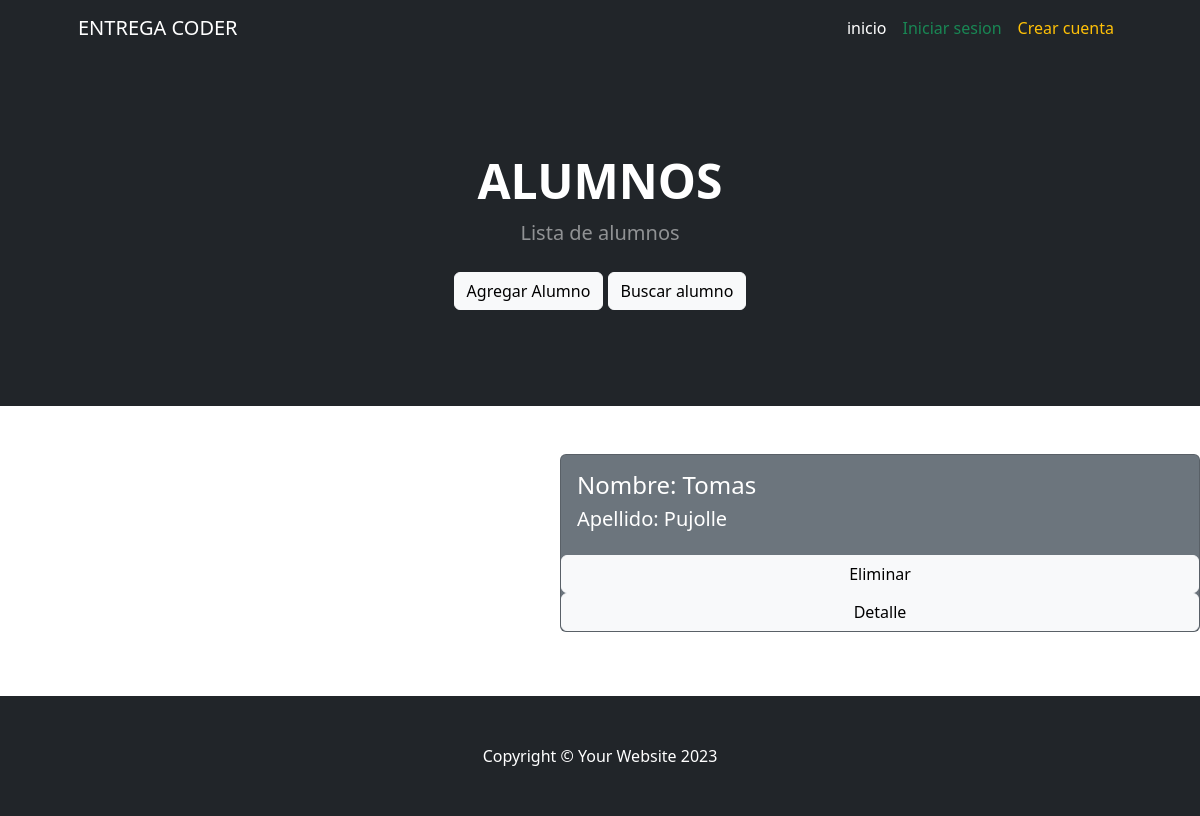
The app's page /mostrar_alumnos/, older data.
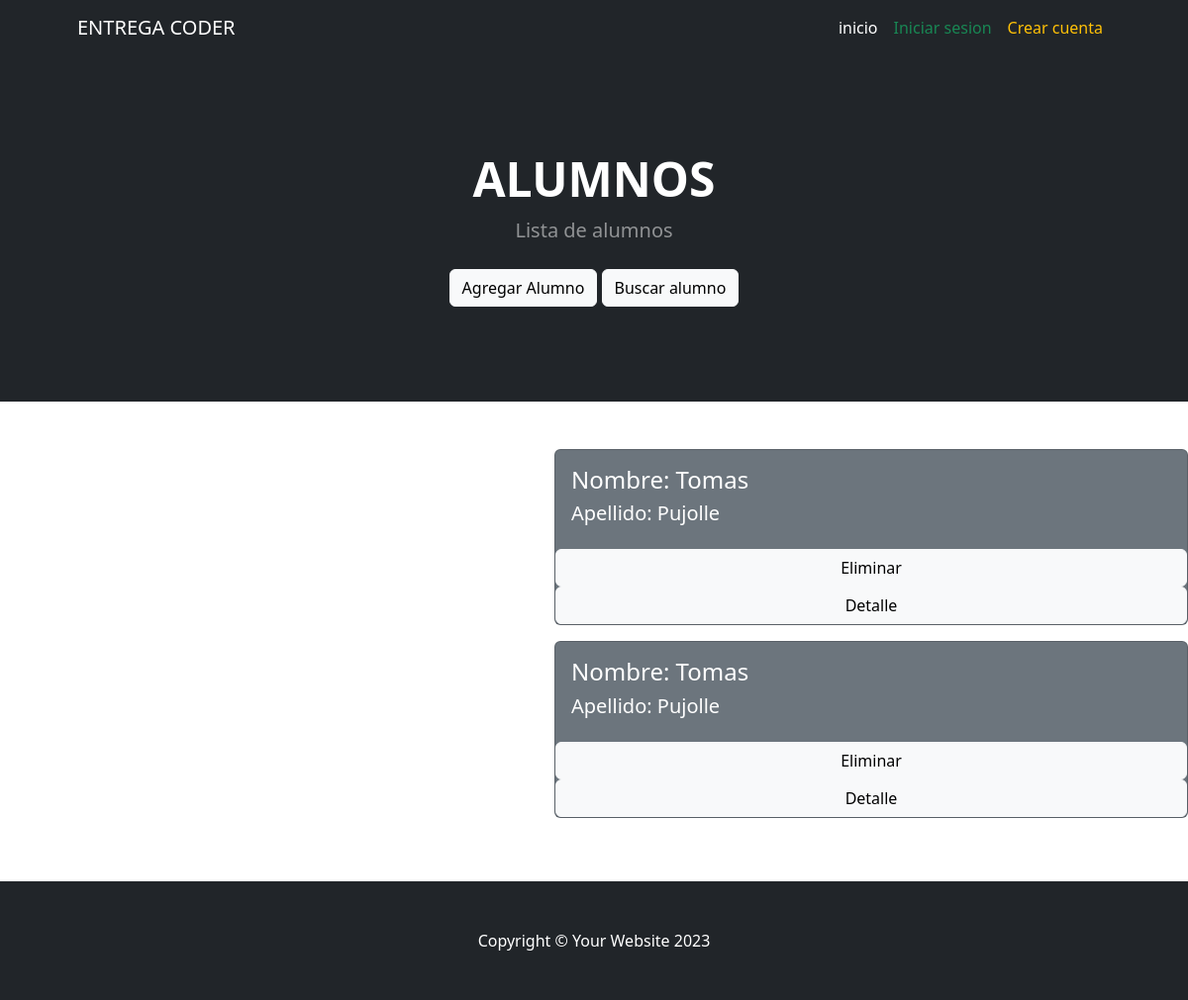
The same page, newer data.
### AppEntrega/models.py (models this page shows, shortened)
class Alumno(models.Model):
    nombre = models.CharField(max_length=20)
    apellido = models.CharField(max_length=20)
    email = models.EmailField()

### AppEntrega/views.py (the view)
# urls.py: path('mostrar_alumnos/', views.mostrar_alumnos, name='mostrar_alumnos'),
def mostrar_alumnos(request):
    alumnos = Alumno.objects.all()
    contexto= {"alumnos":alumnos}
    return render(request, "AppEntrega/mostrar_alumnos.html",contexto)

### AppEntrega/templates/AppEntrega/mostrar_alumnos.html (shortened to what this page needs)
{% extends 'AppEntrega/base.html' %}
{% load static %}
{% block header %}
        <header class="bg-dark py-5">
            <div class="container px-5">
                <div class="row gx-5 justify-content-center">
                    <div class="col-lg-6">
                        <div class="text-center my-5">
                            <h1 class="display-5 fw-bolder text-white mb-2">ALUMNOS</h1>
                            <p class="lead text-white-50 mb-4">Lista de alumnos</p>
                            <a href="{% url 'alumnos' %}" type="button" class="btn btn-light">Agregar Alumno</a>
                            <a href="{% url 'buscar_alumno' %}" type="button" class="btn btn-light">Buscar alumno</a>
                        </div>
                    </div>
                </div>
            </div>
        </header>
        {% endblock header %}
{% block main %}
{% for a in alumnos %}
<div class="card text-white bg-secondary mb-3" style="width: 40rem; margin-left: 35rem;">
    <div class="card-body">
        <h4 class="card-title">Nombre: {{ a.nombre }}</h4>
        <h5 class="card-title">Apellido: {{ a.apellido }}</h5>
    </div>
    <a href="{% url 'eliminar_alumno' a.id %}" type="button" class="btn btn-light">Eliminar</a>
    <a href="{% url 'alumno_detalle' a.id %}" type="button" class="btn btn-light">Detalle</a>
  </div>
{% endfor %}
{% endblock main %}

Row changes from the older to the newer data that the page shows:
added Alumno: nombre "Tomas", apellido "Pujolle"
